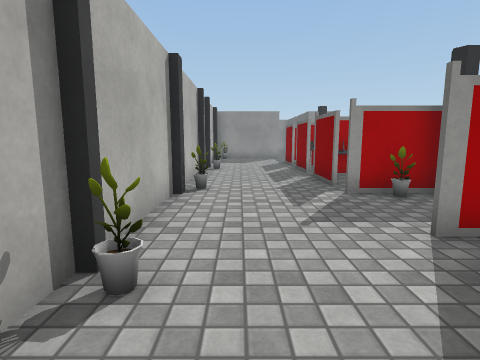
[1] (above)

22 first-person views from a walk through a Unity game level. The camera is 1.2 m above the floor, tilts 8° down and sees 80° across. The floor is counted in squares, 1 m on a side. Each view is taken from the middle of a square. On the plan, view 1 faces up. The plan holds only what a view shows up to about 13 squares ahead; the rest is blank. The place goes on beyond the plan. Some animated figures are not drawn. Some surface patterns are stand-ins.

[2]
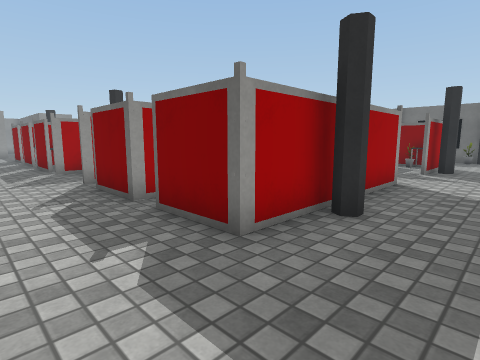

[3]
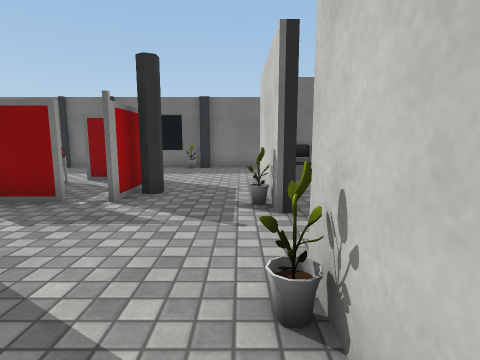

[4]
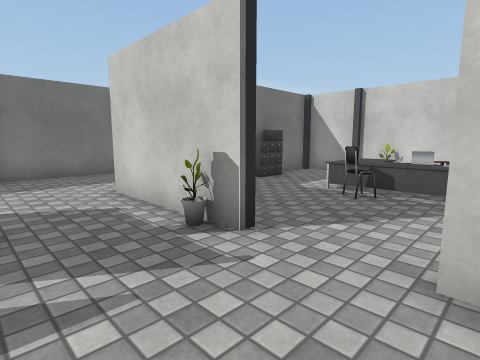

[5]
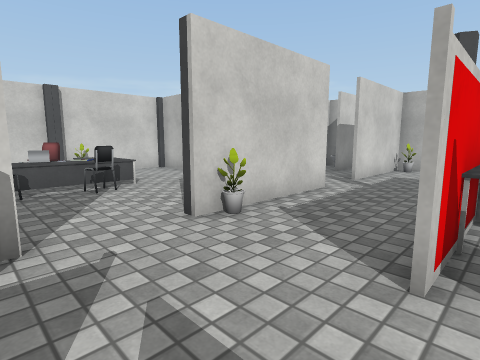

[6]
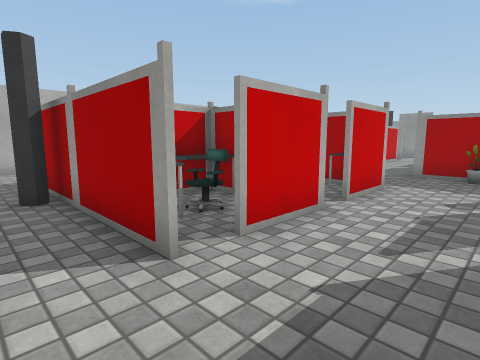

[7]
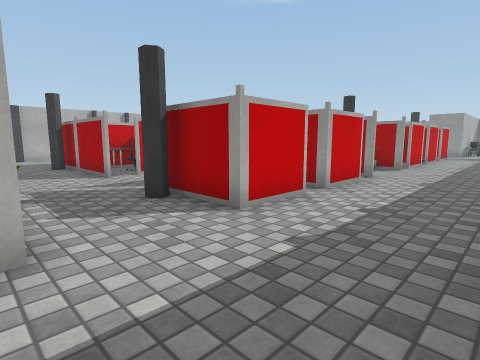

[8]
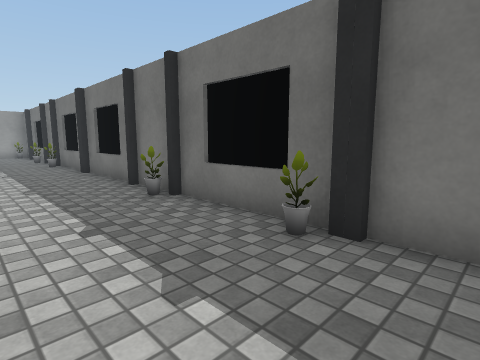

[9]
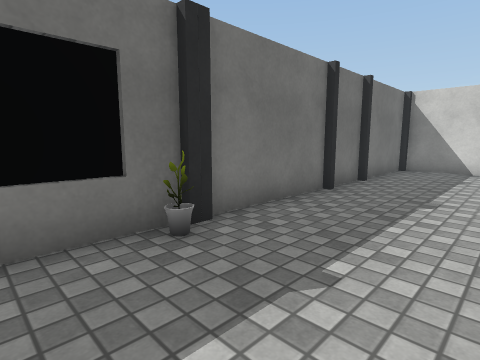

[10]
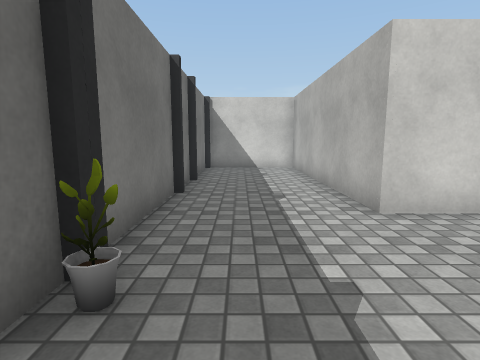

[11]
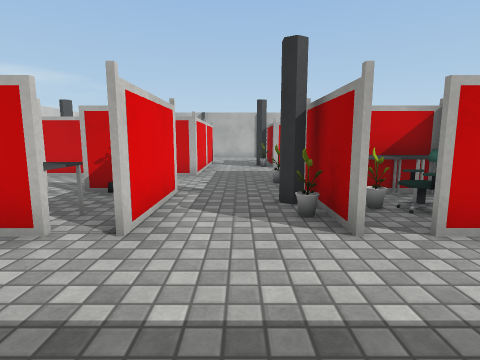

[12]
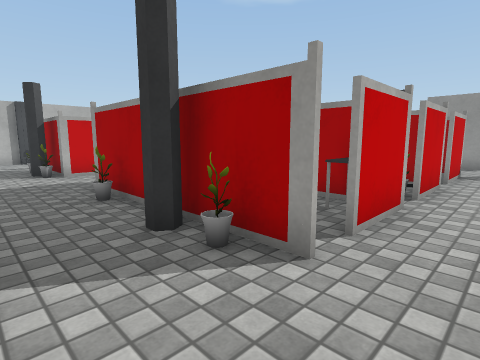

[13]
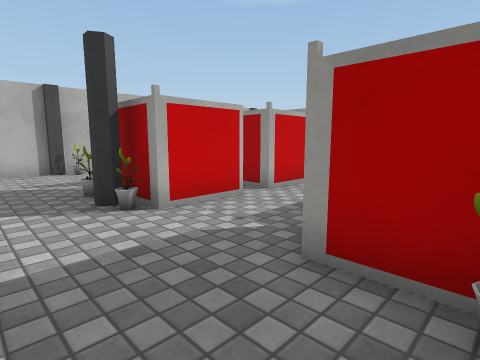

[14]
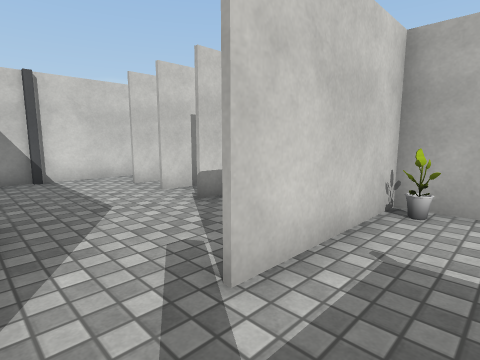

[15]
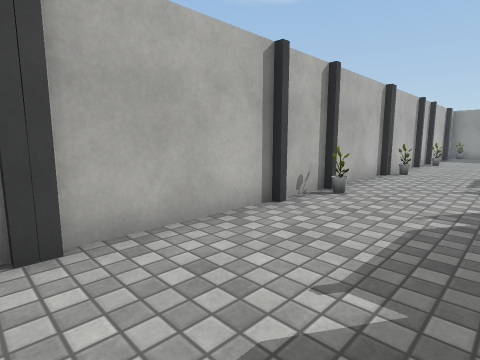

[16]
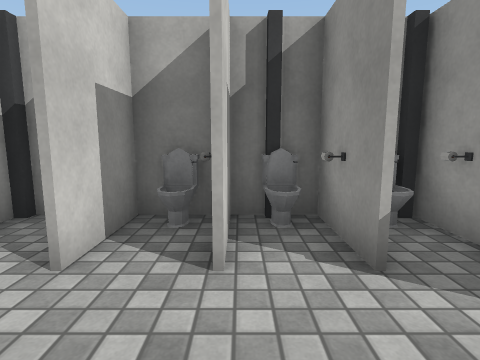

[17]
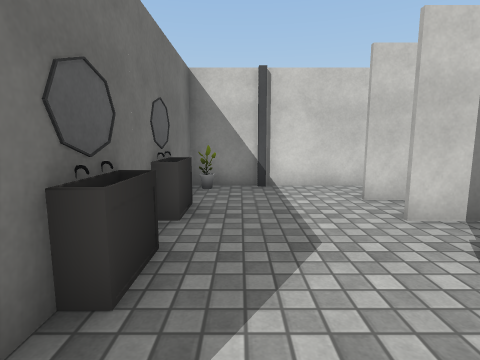

[18]
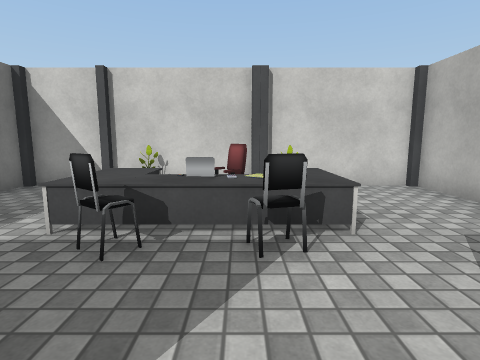

[19]
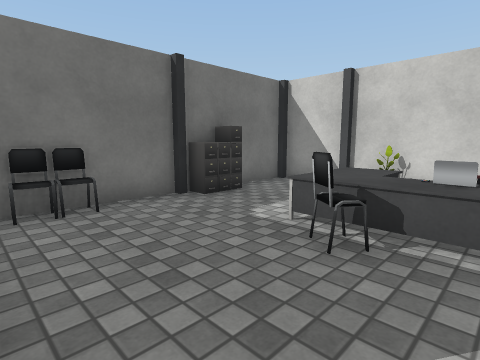

[20]
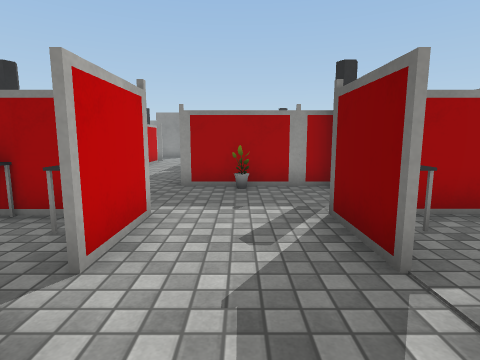

[21]
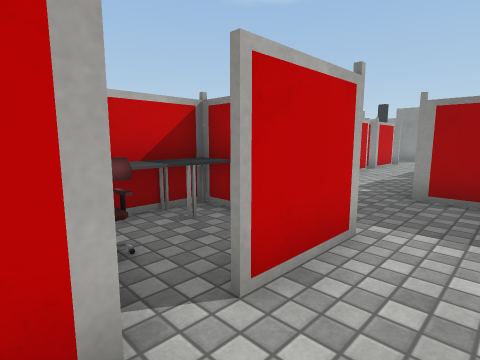

[22]
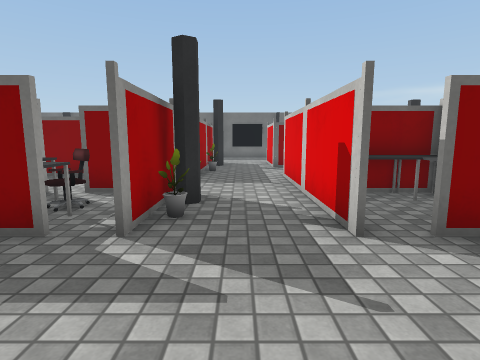

### Floor plan
Points are (right, up) in squares from view 1. A wall is a line through its corners. A room is listed if a view was taken in it or the views show most of it. See-through windows are left out.
Room 1 (views 1, 2, 3, 4, 5, 6, 7, 8, 9, 10, 11, 12, 13, 14, 15, 16, 17, 18, 19, 20, 21, 22)
walls: (8.6, -2.6) (7.4, -2.6); (8.6, 0.6) (8.6, -1.6); (11.5, 1.4) (11.5, 3.6) (14.6, 3.6); (11.6, 2.1) (11.6, 1.4); (7.6, 3.4) (5.5, 3.4); (13.6, -2.6) (12.2, -2.6); (11.4, -5.6) (13.6, -5.6); (14.6, -1.6) (14.6, -0.4) (14.6, -1.6); (5.5, -5.6) (7.6, -5.6); (3, 0.4) (2.4, 0.4) (2.4, 2.6); (2.4, -1.6) (2.4, -0.4); (14.6, 3.4) (12.8, 3.4); (3, 3.4) (2.4, 3.4); (10.6, 6.4) (8.4, 6.4); (14.6, -6.4) (14.6, -9.5); (2.4, 3.6) (8.6, 3.6) (8.6, 1.4); (3.5, 6.4) (2.4, 6.4); (14.6, 6.4) (12.5, 6.4); (5.4, 7.9) (5.4, 8.6); (0.5, -5.6) (2.5, -5.6); (5.6, 8.6) (5.6, 7.4); (14.6, -10.4) (14.6, -12.4); (14.6, 8.5) (14.6, 7.4); (4.4, -11.4) (4.4, -12.5); (13.6, 9.4) (12.9, 9.4); (8.4, 10.4) (8.4, 11.5); (3.6, 9.4) (3.1, 9.4); (-1.5, -7.5) (-1.5, -11.8); (14.6, -12.5) (14.6, -6.5); (5.6, 11.5) (5.6, 10.4); (4.3, -13.5) (4.3, -11.4); (14.6, 11.5) (14.6, 10.4); (18.5, -12.5) (18.5, 10.1); (-1.5, 10.5) (-1.5, -5.6); (-1.4, -13.5) (18.4, -13.5)
objects: pillar (-2, -13); pillar (-1, -13); toilet (-1, -12) to (0, -10); toilet (-1, -10) to (-1, -9); toilet (-1, -8); pillar (-1, -7); plant (-1, -5); pillar (-1, -4); pillar (-1, -3); pillar (-1, 1); plant (-1, 2); pillar (-1, 3); pillar (-1, 6); pillar (-1, 7); pillar (-1, 11); toilet (0, -9); toilet (0, -7); plant (0, 7); pillar (2, -13); table (2, 8); other object (2, 11); plant (3, -13); other object (3, -11); mirror (3, -8); plant (3, 6); other object (3, 8); other object (3, 9) to (4, 9); mirror (4, -11); other object (4, -9); other object (4, -8); pillar (4, -3) to (5, -3); pillar (4, 6); other object (4, 8); pillar (5, -13); other object (5, -11); table (5, 1); table (5, 2) to (5, 3); plant (5, 6); table (6, -2) to (7, -2); table (6, -1) to (6, 0); table (6, 1) to (6, 2); table (6, 3); other object (7, -13); other object (7, 1); pillar (8, -13); other object (8, -11); table (8, -10); chair (8, -9) to (9, -9); pillar (8, -6); plant (8, -5); pillar (9, -13); chair (9, -12) to (9, -11); laptop (9, -10); table (9, 3); other object (10, -10); plant (10, 6); plant (11, -13); table (11, -11); table (11, -10); chair (11, -9); pillar (11, -6); plant (11, -5); pillar (12, -13); pillar (12, -3) to (13, -3); other object (12, -1); other object (12, 2); table (12, 3); pillar (12, 6) to (13, 6); table (12, 7) to (12, 8); table (12, 9); pillar (13, -10); other object (13, 0); plant (13, 8); cabinet (14, -11); cabinet (14, -10); chair (14, -8); other object (14, -2); table (14, 2); plant (14, 6); table (14, 9); pillar (15, -13); plant (17, -3); other object (17, 10); other object (18, -13); pillar (18, -10); pillar (18, -8); pillar (18, -4); pillar (18, -3); pillar (18, 0); plant (18, 1); pillar (18, 3); pillar (18, 6); pillar (18, 7); other object (18, 10); pillar (19, -13)

Where each view was taken, in squares from view 1:
view 1: 0 up, 0 right, facing up
view 2: 5 down, 0 right, facing up-right
view 3: 5 down, 6 right, facing right
view 4: 3 down, 8 right, facing down-right
view 5: 2 down, 11 right, facing down-left
view 6: 4 down, 11 right, facing up-left
view 7: 6 down, 18 right, facing up-left
view 8: 5 down, 15 right, facing up-right
view 9: 1 down, 15 right, facing down-right
view 10: 1 down, 17 right, facing down
view 11: 5 up, 18 right, facing left
view 12: 4 up, 16 right, facing up-left
view 13: 4 up, 10 right, facing up-left
view 14: 4 down, 4 right, facing down-left
view 15: 4 down, 2 right, facing up-left
view 16: 10 down, 3 right, facing left
view 17: 6 down, 3 right, facing down
view 18: 6 down, 9 right, facing down
view 19: 6 down, 9 right, facing down-right
view 20: 1 down, 10 right, facing up
view 21: 0 up, 10 right, facing up-left
view 22: 5 up, 1 left, facing right
